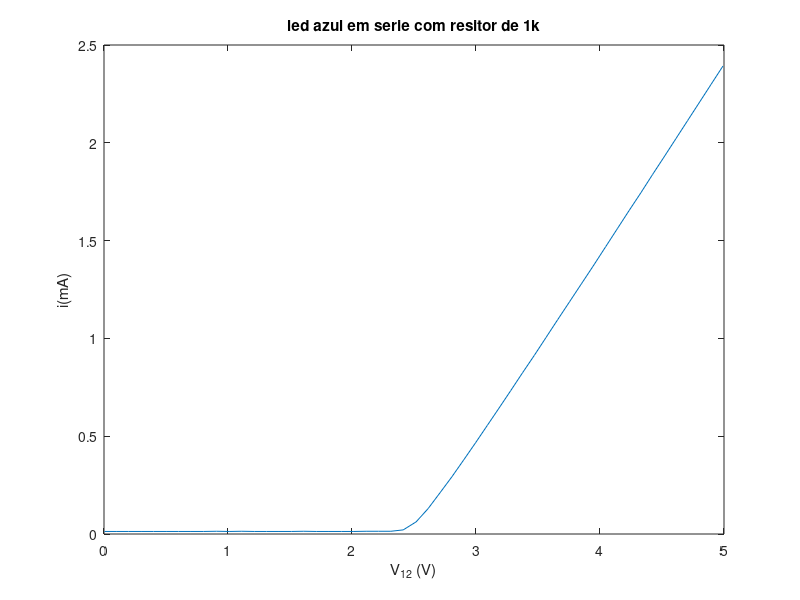

Write MATLAB code to recreate this figure.
z=[0.004	0.013
0.098	0.013
0.199	0.013
0.299	0.013
0.399	0.013
0.501	0.013
0.601	0.013
0.701	0.013
0.801	0.013
0.908	0.014
1.009	0.013
1.111	0.014
1.212	0.013
1.312	0.013
1.411	0.013
1.511	0.013
1.611	0.014
1.712	0.013
1.814	0.013
1.914	0.013
2.015	0.013
2.114	0.014
2.214	0.014
2.313	0.014
2.413	0.021
2.517	0.062
2.614	0.130
2.710	0.211
2.805	0.292
2.900	0.378
2.996	0.466
3.091	0.555
3.186	0.644
3.280	0.733
3.375	0.824
3.470	0.913
3.564	1.004
3.659	1.096
3.754	1.187
3.850	1.279
3.945	1.370
4.046	1.469
4.140	1.561
4.234	1.653
4.329	1.744
4.424	1.838
4.517	1.928
4.612	2.021
4.707	2.114
4.896	2.299
4.991	2.392];
v=z(:,1);
i=z(:,2);
a=v\i;
plot(v,i)
xlabel('V_{12} (V)')
ylabel('i(mA)')
title('led azul em serie com resitor de 1k')

